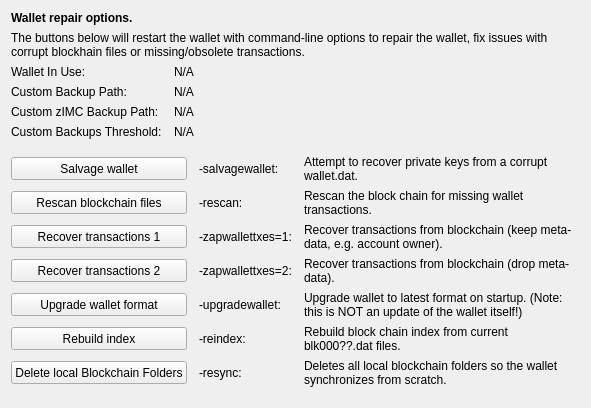
     <widget class="QWidget" name="tab_repair">
      <attribute name="title">
       <string>&amp;Wallet Repair</string>
      </attribute>
      <layout class="QGridLayout" name="gridLayout_4" columnstretch="0,0,0,0">
       <property name="horizontalSpacing">
        <number>12</number>
       </property>
       <item row="0" column="0" colspan="4">
        <widget class="QLabel" name="label_repair_header">
         <property name="font">
          <font>
           <weight>75</weight>
           <bold>true</bold>
          </font>
         </property>
         <property name="text">
          <string>Wallet repair options.</string>
         </property>
        </widget>
       </item>
       <item row="1" column="0" colspan="4">
        <widget class="QLabel" name="label_repair_helptext">
         <property name="font">
          <font>
           <weight>50</weight>
           <bold>false</bold>
          </font>
         </property>
         <property name="text">
          <string>The buttons below will restart the wallet with command-line options to repair the wallet, fix issues with corrupt blockhain files or missing/obsolete transactions.</string>
         </property>
         <property name="wordWrap">
          <bool>true</bool>
         </property>
        </widget>
       </item>
       <item row="2" column="0">
        <widget class="QLabel" name="wallet_path_label">
         <property name="text">
          <string>Wallet In Use:</string>
         </property>
        </widget>
       </item>
       <item row="2" column="1" colspan="3">
        <widget class="QLabel" name="wallet_path">
         <property name="cursor">
          <cursorShape>IBeamCursor</cursorShape>
         </property>
         <property name="text">
          <string>N/A</string>
         </property>
         <property name="textFormat">
          <enum>Qt::PlainText</enum>
         </property>
         <property name="textInteractionFlags">
          <set>Qt::LinksAccessibleByMouse|Qt::TextSelectableByKeyboard|Qt::TextSelectableByMouse</set>
         </property>
        </widget>
       </item>
       <item row="3" column="0">
        <widget class="QLabel" name="wallet_custombackuppath_label">
         <property name="visible">
          <bool>false</bool>
         </property>
         <property name="text">
          <string>Custom Backup Path:</string>
         </property>
        </widget>
       </item>
       <item row="3" column="1" colspan="3">
        <widget class="QLabel" name="wallet_custombackuppath">
         <property name="cursor">
          <cursorShape>IBeamCursor</cursorShape>
         </property>
         <property name="visible">
          <bool>false</bool>
         </property>
         <property name="text">
          <string>N/A</string>
         </property>
         <property name="textFormat">
          <enum>Qt::PlainText</enum>
         </property>
         <property name="textInteractionFlags">
          <set>Qt::LinksAccessibleByMouse|Qt::TextSelectableByKeyboard|Qt::TextSelectableByMouse</set>
         </property>
        </widget>
       </item>
       <item row="4" column="0">
        <widget class="QLabel" name="wallet_customzecabackuppath_label">
         <property name="visible">
          <bool>false</bool>
         </property>
         <property name="text">
          <string>Custom zIMC Backup Path:</string>
         </property>
        </widget>
       </item>
       <item row="4" column="1" colspan="3">
        <widget class="QLabel" name="wallet_customzecabackuppath">
         <property name="cursor">
          <cursorShape>IBeamCursor</cursorShape>
         </property>
         <property name="visible">
          <bool>false</bool>
         </property>
         <property name="text">
          <string>N/A</string>
         </property>
         <property name="textFormat">
          <enum>Qt::PlainText</enum>
         </property>
         <property name="textInteractionFlags">
          <set>Qt::LinksAccessibleByMouse|Qt::TextSelectableByKeyboard|Qt::TextSelectableByMouse</set>
         </property>
        </widget>
       </item>
       <item row="5" column="0">
        <widget class="QLabel" name="wallet_custombackupthreshold_label">
         <property name="visible">
          <bool>false</bool>
         </property>
         <property name="text">
          <string>Custom Backups Threshold:</string>
         </property>
        </widget>
       </item>
       <item row="5" column="1" colspan="3">
        <widget class="QLabel" name="wallet_custombackupthreshold">
         <property name="cursor">
          <cursorShape>IBeamCursor</cursorShape>
         </property>
         <property name="visible">
          <bool>false</bool>
         </property>
         <property name="text">
          <string>N/A</string>
         </property>
         <property name="textFormat">
          <enum>Qt::PlainText</enum>
         </property>
         <property name="textInteractionFlags">
          <set>Qt::LinksAccessibleByMouse|Qt::TextSelectableByKeyboard|Qt::TextSelectableByMouse</set>
         </property>
        </widget>
       </item>
       <item row="6" column="0">
        <spacer name="verticalSpacer_repair1">
         <property name="orientation">
          <enum>Qt::Vertical</enum>
         </property>
         <property name="sizeHint" stdset="0">
          <size>
           <width>10</width>
           <height>10</height>
          </size>
         </property>
        </spacer>
       </item>
       <item row="7" column="0" colspan="2">
        <widget class="QPushButton" name="btn_salvagewallet">
         <property name="minimumSize">
          <size>
           <width>100</width>
           <height>23</height>
          </size>
         </property>
         <property name="text">
          <string>Salvage wallet</string>
         </property>
        </widget>
       </item>
       <item row="7" column="2">
        <widget class="QLabel" name="label_repair_salvage_command">
         <property name="text">
          <string notr="true">-salvagewallet:</string>
         </property>
        </widget>
       </item>
       <item row="7" column="3">
        <widget class="QLabel" name="label_repair_salvage">
         <property name="text">
          <string>Attempt to recover private keys from a corrupt wallet.dat.</string>
         </property>
         <property name="wordWrap">
          <bool>true</bool>
         </property>
        </widget>
       </item>
       <item row="8" column="0" colspan="2">
        <widget class="QPushButton" name="btn_rescan">
         <property name="minimumSize">
          <size>
           <width>100</width>
           <height>23</height>
          </size>
         </property>
         <property name="text">
          <string>Rescan blockchain files</string>
         </property>
        </widget>
       </item>
       <item row="8" column="2">
        <widget class="QLabel" name="label_repair_rescan_command">
         <property name="text">
          <string notr="true">-rescan:</string>
         </property>
        </widget>
       </item>
       <item row="8" column="3">
        <widget class="QLabel" name="label_repair_rescan">
         <property name="text">
          <string>Rescan the block chain for missing wallet transactions.</string>
         </property>
         <property name="wordWrap">
          <bool>true</bool>
         </property>
        </widget>
       </item>
       <item row="9" column="0" colspan="2">
        <widget class="QPushButton" name="btn_zapwallettxes1">
         <property name="minimumSize">
          <size>
           <width>100</width>
           <height>23</height>
          </size>
         </property>
         <property name="text">
          <string>Recover transactions 1</string>
         </property>
        </widget>
       </item>
       <item row="9" column="2">
        <widget class="QLabel" name="label_repair_zap1_command">
         <property name="text">
          <string notr="true">-zapwallettxes=1:</string>
         </property>
        </widget>
       </item>
       <item row="9" column="3">
        <widget class="QLabel" name="label_repair_zap1">
         <property name="text">
          <string>Recover transactions from blockchain (keep meta-data, e.g. account owner).</string>
         </property>
         <property name="wordWrap">
          <bool>true</bool>
         </property>
        </widget>
       </item>
       <item row="10" column="0" colspan="2">
        <widget class="QPushButton" name="btn_zapwallettxes2">
         <property name="minimumSize">
          <size>
           <width>100</width>
           <height>23</height>
          </size>
         </property>
         <property name="text">
          <string>Recover transactions 2</string>
         </property>
        </widget>
       </item>
       <item row="10" column="2">
        <widget class="QLabel" name="label_repair_zap2_command">
         <property name="text">
          <string notr="true">-zapwallettxes=2:</string>
         </property>
        </widget>
       </item>
       <item row="10" column="3">
        <widget class="QLabel" name="label_repair_zap2">
         <property name="text">
          <string>Recover transactions from blockchain (drop meta-data).</string>
         </property>
         <property name="wordWrap">
          <bool>true</bool>
         </property>
        </widget>
       </item>
       <item row="11" column="0" colspan="2">
        <widget class="QPushButton" name="btn_upgradewallet">
         <property name="minimumSize">
          <size>
           <width>100</width>
           <height>23</height>
          </size>
         </property>
         <property name="text">
          <string>Upgrade wallet format</string>
         </property>
        </widget>
       </item>
       <item row="11" column="2">
        <widget class="QLabel" name="label_repair_upgrade_command">
         <property name="text">
          <string notr="true">-upgradewallet:</string>
         </property>
        </widget>
       </item>
       <item row="11" column="3">
        <widget class="QLabel" name="label_repair_upgrade">
         <property name="text">
          <string>Upgrade wallet to latest format on startup. (Note: this is NOT an update of the wallet itself!)</string>
         </property>
         <property name="wordWrap">
          <bool>true</bool>
         </property>
        </widget>
       </item>
       <item row="12" column="0" colspan="2">
        <widget class="QPushButton" name="btn_reindex">
         <property name="minimumSize">
          <size>
           <width>100</width>
           <height>23</height>
          </size>
         </property>
         <property name="text">
          <string>Rebuild index</string>
         </property>
        </widget>
       </item>
       <item row="12" column="2">
        <widget class="QLabel" name="label_repair_reindex_command">
         <property name="text">
          <string notr="true">-reindex:</string>
         </property>
        </widget>
       </item>
       <item row="12" column="3">
        <widget class="QLabel" name="label_repair_reindex">
         <property name="text">
          <string>Rebuild block chain index from current blk000??.dat files.</string>
         </property>
         <property name="wordWrap">
          <bool>true</bool>
         </property>
        </widget>
       </item>
       <item row="13" column="0" colspan="2">
        <widget class="QPushButton" name="btn_resync">
         <property name="minimumSize">
          <size>
           <width>100</width>
           <height>23</height>
          </size>
         </property>
         <property name="text">
          <string>Delete local Blockchain Folders</string>
         </property>
        </widget>
       </item>
       <item row="13" column="2">
        <widget class="QLabel" name="label_repair_resync_command">
         <property name="text">
          <string>-resync:</string>
         </property>
        </widget>
       </item>
       <item row="13" column="3">
        <widget class="QLabel" name="label_repair_resync">
         <property name="text">
          <string>Deletes all local blockchain folders so the wallet synchronizes from scratch.</string>
         </property>
         <property name="wordWrap">
          <bool>true</bool>
         </property>
        </widget>
       </item>
       <item row="14" column="0">
        <spacer name="verticalSpacer_repair2">
         <property name="orientation">
          <enum>Qt::Vertical</enum>
         </property>
         <property name="sizeHint" stdset="0">
          <size>
           <width>20</width>
           <height>10</height>
          </size>
         </property>
        </spacer>
       </item>
      </layout>
     </widget>
